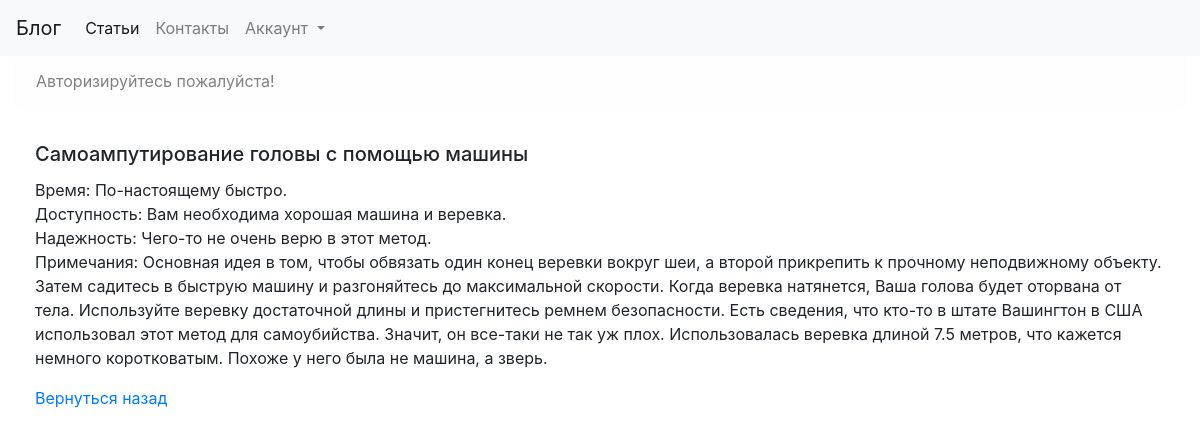
/post/5/, run on the app's committed database.
### blog/models.py (models this page shows, shortened)
class Post(models.Model):
    author = models.ForeignKey(settings.AUTH_USER_MODEL, on_delete=models.CASCADE, verbose_name='Автор')
    title = models.CharField(max_length=200, verbose_name='Заголовок')
    text = models.TextField(verbose_name='Текст')
    created_date = models.DateTimeField(default=timezone.now, verbose_name='Дата создания')
    published_date = models.DateTimeField(blank=True, null=True, verbose_name='Дата публикации')
    class Meta:
        verbose_name = 'Статья'
        verbose_name_plural = 'Статьи'

### blog/views.py (the view)
# urls.py: path('post/<int:pk>/', views.post_detail, name='post_detail'),
def post_detail(request, pk):
    post = get_object_or_404(Post, pk=pk)
    return render(request, '../templates/blog/post_detail.html', {'post': post})

### templates/blog/post_detail.html (shortened to what this page needs)
{% extends 'blog/base.html' %}
    {% block content %}
        <div class="card-body">
            <h5 class="card-title">{{ post.title }}</h5>
            <p class="card-text">{{ post.text|linebreaksbr }}</p>
            <a href="{% url 'post_list' %}">Вернуться назад</a>
        </div>
    {% endblock %}

### data on the page
Post: title "Самоампутирование головы с помощью машины", text "Время: По-настоящему быстро. Доступность: Вам необходима хорошая машина и веревка. Надежность: Чего-то не очень верю в этот метод. Примечания: Основная идея в том, чтобы обвязать один конец веревки вокруг шеи, а второй прикрепить к прочному неподвижному объекту. Затем садитесь в быструю машину и разгоняйтесь до максимальной скорости. Когда веревка натянется, Ваша голова будет оторвана от тела. Используйте веревку достаточной длины и пристегнитесь ремнем безопасности. Есть сведения, что кто-то в штате Вашингтон в США использовал этот метод для самоубийства. Значит, он все-таки не так уж плох. Использовалась веревка длиной 7.5 метров, что кажется немного коротковатым. Похоже у него была не…"
